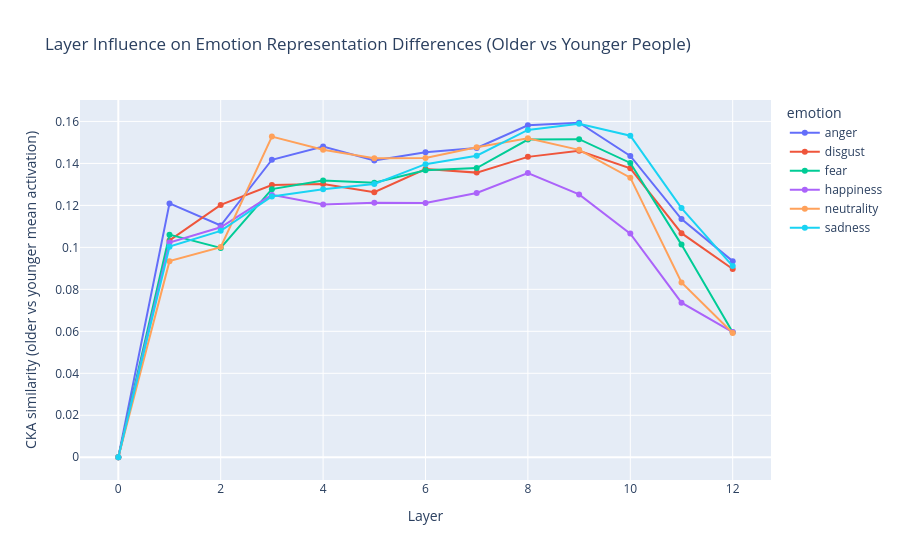

Write notebook code for a chart like this one.
### Code cell
fig = px.line(
    df_layers,
    x="layer",
    y="cka_mean_o_vs_y",
    markers=True,
    color="emotion",
    title="Layer Influence on Emotion Representation Differences (Older vs Younger People)"
)
fig.update_layout(
    xaxis_title="Layer",
    yaxis_title="CKA similarity (older vs younger mean activation)"
)
fig.show()

### Figure 1 — Plotly figure (JSON) as saved in the notebook; plotly's stock layout.template omitted (floating-point values rounded to 4 significant figures)
{"data": [{"hovertemplate": "emotion=anger<br>layer=%{x}<br>cka_mean_o_vs_y=%{y}<extra></extra>", "legendgroup": "anger", "line": {"color": "#636efa", "dash": "solid"}, "marker": {"symbol": "circle"}, "mode": "lines+markers", "name": "anger", "orientation": "v", "showlegend": true, "type": "scatter", "x": [0, 1, 2, 3, 4, 5, 6, 7, 8, 9, 10, 11, 12], "xaxis": "x", "y": [6.335e-14, 0.1209, 0.1104, 0.1417, 0.148, 0.1414, 0.1453, 0.1474, 0.1582, 0.1594, 0.1435, 0.1135, 0.09344], "yaxis": "y"}, {"hovertemplate": "emotion=disgust<br>layer=%{x}<br>cka_mean_o_vs_y=%{y}<extra></extra>", "legendgroup": "disgust", "line": {"color": "#EF553B", "dash": "solid"}, "marker": {"symbol": "circle"}, "mode": "lines+markers", "name": "disgust", "orientation": "v", "showlegend": true, "type": "scatter", "x": [0, 1, 2, 3, 4, 5, 6, 7, 8, 9, 10, 11, 12], "xaxis": "x", "y": [6.335e-14, 0.1033, 0.1202, 0.1297, 0.1302, 0.1263, 0.1373, 0.1356, 0.1431, 0.146, 0.1377, 0.1068, 0.08968], "yaxis": "y"}, {"hovertemplate": "emotion=fear<br>layer=%{x}<br>cka_mean_o_vs_y=%{y}<extra></extra>", "legendgroup": "fear", "line": {"color": "#00cc96", "dash": "solid"}, "marker": {"symbol": "circle"}, "mode": "lines+markers", "name": "fear", "orientation": "v", "showlegend": true, "type": "scatter", "x": [0, 1, 2, 3, 4, 5, 6, 7, 8, 9, 10, 11, 12], "xaxis": "x", "y": [6.335e-14, 0.1061, 0.09972, 0.1277, 0.1319, 0.1308, 0.1368, 0.1378, 0.1514, 0.1516, 0.1402, 0.1013, 0.05961], "yaxis": "y"}, {"hovertemplate": "emotion=happiness<br>layer=%{x}<br>cka_mean_o_vs_y=%{y}<extra></extra>", "legendgroup": "happiness", "line": {"color": "#ab63fa", "dash": "solid"}, "marker": {"symbol": "circle"}, "mode": "lines+markers", "name": "happiness", "orientation": "v", "showlegend": true, "type": "scatter", "x": [0, 1, 2, 3, 4, 5, 6, 7, 8, 9, 10, 11, 12], "xaxis": "x", "y": [6.335e-14, 0.1023, 0.1096, 0.125, 0.1205, 0.1213, 0.1211, 0.1259, 0.1354, 0.1252, 0.1066, 0.07363, 0.05962], "yaxis": "y"}, {"hovertemplate": "emotion=neutrality<br>layer=%{x}<br>cka_mean_o_vs_y=%{y}<extra></extra>", "legendgroup": "neutrality", "line": {"color": "#FFA15A", "dash": "solid"}, "marker": {"symbol": "circle"}, "mode": "lines+markers", "name": "neutrality", "orientation": "v", "showlegend": true, "type": "scatter", "x": [0, 1, 2, 3, 4, 5, 6, 7, 8, 9, 10, 11, 12], "xaxis": "x", "y": [6.335e-14, 0.09343, 0.1001, 0.1528, 0.1465, 0.1424, 0.1426, 0.1477, 0.152, 0.1465, 0.1332, 0.08325, 0.05919], "yaxis": "y"}, {"hovertemplate": "emotion=sadness<br>layer=%{x}<br>cka_mean_o_vs_y=%{y}<extra></extra>", "legendgroup": "sadness", "line": {"color": "#19d3f3", "dash": "solid"}, "marker": {"symbol": "circle"}, "mode": "lines+markers", "name": "sadness", "orientation": "v", "showlegend": true, "type": "scatter", "x": [0, 1, 2, 3, 4, 5, 6, 7, 8, 9, 10, 11, 12], "xaxis": "x", "y": [6.335e-14, 0.1003, 0.1079, 0.1243, 0.1277, 0.1302, 0.1397, 0.1437, 0.156, 0.1589, 0.1532, 0.1187, 0.09108], "yaxis": "y"}], "layout": {"legend": {"title": {"text": "emotion"}, "tracegroupgap": 0}, "title": {"text": "Layer Influence on Emotion Representation Differences (Older vs Younger People)"}, "xaxis": {"anchor": "y", "domain": [0, 1], "title": {"text": "Layer"}}, "yaxis": {"anchor": "x", "domain": [0, 1], "title": {"text": "CKA similarity (older vs younger mean activation)"}}}}
